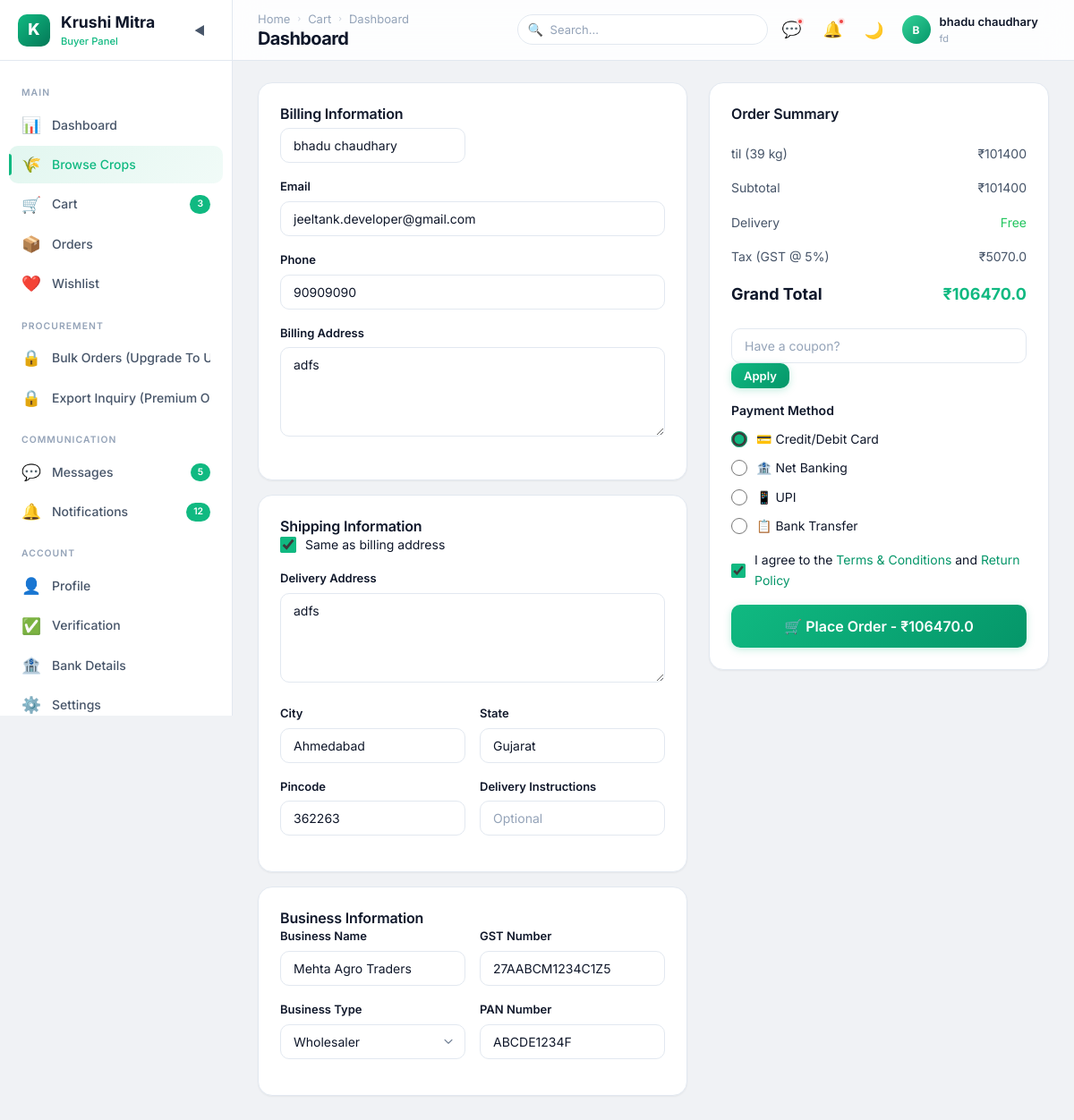
Page /buyer/checkout/ (signed in) on the earlier database version.
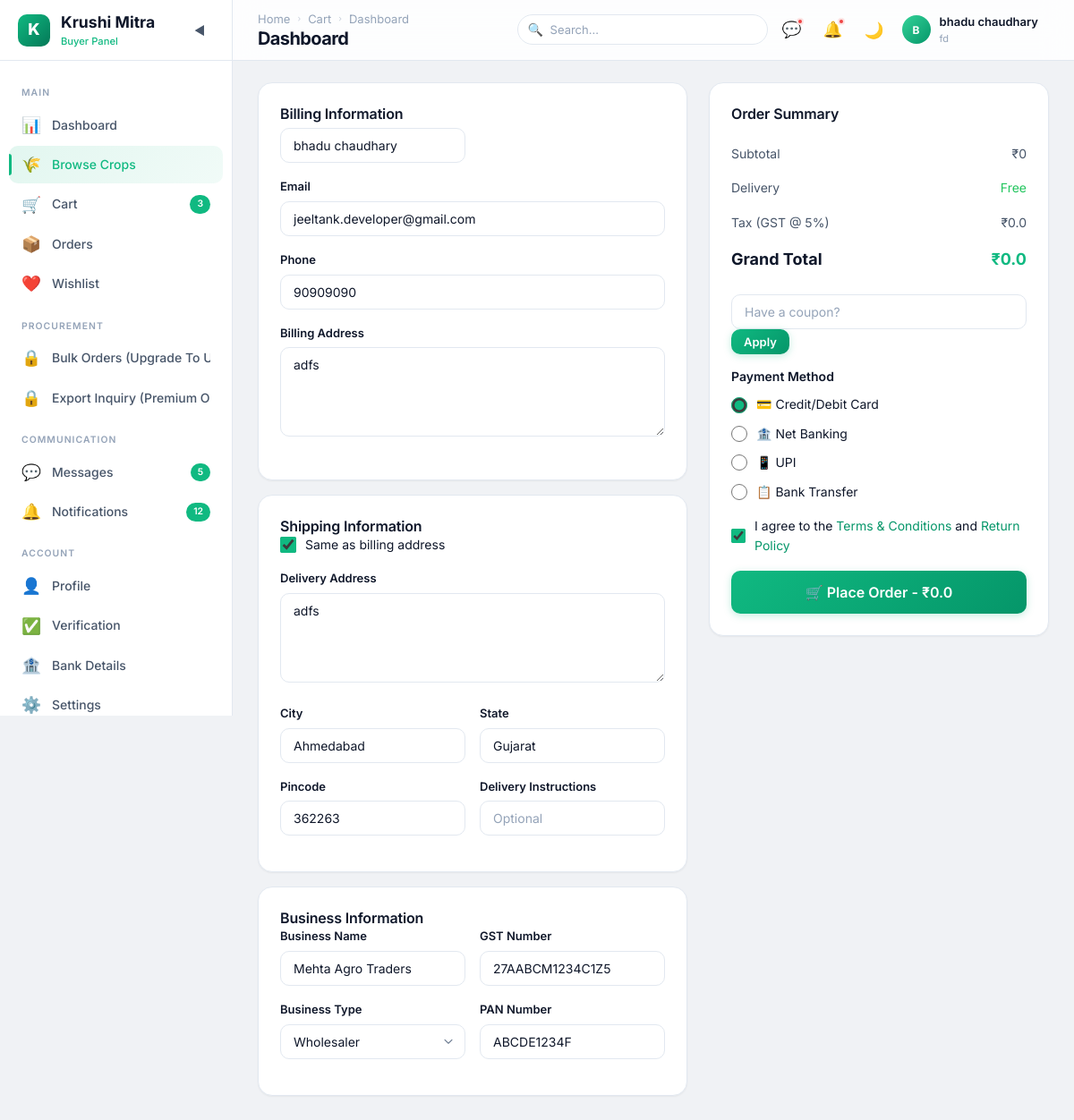
Same page on the later database version.
### buyer/models.py (models this page shows, shortened)
class CartItem(models.Model):
    cart = models.ForeignKey(Cart,on_delete=models.CASCADE,related_name='items')
    crop = models.ForeignKey(crop,on_delete=models.CASCADE,related_name='crop')
    quantity = models.PositiveIntegerField(default=1)
    added_at = models.DateTimeField(auto_now_add=True)
    class Meta:
        unique_together = ('cart', 'crop')
    @property
    def subtotal(self):
        return self.crop.price * self.quantity

class Cart(models.Model):
    user = models.OneToOneField(
        User,
        on_delete=models.CASCADE,
        related_name='cart'
    )
    tax_per = models.IntegerField(blank=True, null=True,default=5)
    total_kg = models.IntegerField(blank=True, null=True)
    cart_limit = models.IntegerField(blank=True, null=True,default=1000)
    created_at = models.DateTimeField(auto_now_add=True)
    updated_at = models.DateTimeField(auto_now=True)
    @property
    def total_price(self):
        return sum(item.subtotal for item in self.items.all())
    @property
    def tax(self):
        return (self.total_price * self.tax_per) / 100
    @property
    def final_price(self):
        return self.total_price + self.tax

### farmer/models.py (models this page shows, shortened)
class crop(models.Model):
    CATEGORY_CHOICES = (
        ('grain cereals', 'Grain cereals'),
        ('vegetables', 'Vegetables'),
        ('fruits', 'Fruits'),
        ('pulses', 'Pulses'),
        ('spices', 'Spices'),
        ('cotton', 'Cotton'),
    )
    user = models.ForeignKey(User,on_delete=models.CASCADE,related_name="seller")
    cropname = models.CharField(max_length=20)
    category = models.CharField(max_length=20 , choices = CATEGORY_CHOICES)
    quantity = models.IntegerField()
    price = models.IntegerField()
    description = models.TextField(null=True, blank=True)
    image = models.FileField(upload_to='crop/images/', null=True, blank=True)
    is_approved = models.BooleanField(default=False)
    created_at = models.DateTimeField(auto_now_add=True)

### farmer/views.py (the view)
        def wrapper(request, *args, **kwargs):
            if "contact" in request.session:
                try:
                    user = User.objects.get(contact=request.session['contact'])
                    request.uid = user
                    if user.role not in allowed_roles:
                        messages.error(request, "Access Denied")
                        return redirect('login')
                    return view_function(request, *args, **kwargs)
                except User.DoesNotExist:
                    return redirect('login')
            return redirect('login')

### buyer/views.py (called while the page is built, shortened)
@check_login(['Buyer'])
def buyer_checkout(request):
    import json
    from decimal import Decimal
    uid = request.uid
    buyr = Buyer.objects.get(user=uid)
    cart = Cart.objects.get(user = uid)
    cart_items = CartItem.objects.filter(cart=cart)
    premium_type = premium_buyer.objects.get(user=buyr)
    total_quantity = 0
    quantity_limit = cart.cart_limit
    coupons = discount_coupon.objects.filter(is_active=True).values('code', 'discount_type', 'discount_value', 'label', 'minimum_amount')
    coupon_data = list(coupons)
    for c in coupon_data:
        c['discount_value'] = float(c['discount_value'])
        c['minimum_amount'] = float(c['minimum_amount'])
    context = {"uid":uid,"cart":cart,"cart_items":cart_items ,'buyr':buyr,'premium_type':premium_type,'buyr':buyr, "coupons": json.dumps(coupon_data)}
    return render(request, "buyer/checkout.html",context)

### buyer/templates/buyer/checkout.html (shortened to what the changed rows need)
<!DOCTYPE html>
{% load static %}
<html lang="en" data-theme="light">
<head>
  <link rel="stylesheet" href="{% static 'buyer/css/style.css' %}">
  <link rel="stylesheet" href="{% static 'buyer/css/checkout.css' %}">
</head>
<body>
  <div class="app-layout">
    <div class="main-wrapper">
      <header class="navbar">
        <div class="navbar-left"><button class="mobile-menu-btn">☰</button>
          <div>
            <h1 class="page-title">Checkout</h1>
          </div>
        </div>
      </header>
      <main class="main-content">
        <div class="checkout-layout page-reveal">
          <div class="checkout-summary">
            <form action="{% url 'buyer_checkout'%}" method="post">
              <div class="card">
                <h3 class="card-title" style="margin-bottom:16px;">Order Summary</h3>
                {%for item in cart_items%}
                <div class="checkout-summary-item"><span>{{item.crop.cropname}} ({{item.quantity}}
                    kg)</span><span>₹{{item.subtotal}}</span></div>
                {%endfor%}
                <div class="checkout-summary-item"><span>Subtotal</span><span>₹{{cart.total_price}}</span></div>
                <div class="checkout-summary-item"><span>Delivery</span><span class="text-green">Free</span></div>
                <div class="checkout-summary-item"><span>Tax (GST @ {{cart.tax_per}}%)</span><span>₹{{cart.tax}}</span>
                </div>
                <div class="checkout-summary-item total"><span>Grand Total</span><span id="grand-total">₹{{cart.final_price}}</span>
                </div>
                <div class="coupon-section mt-4">
                  <div class="coupon-input-group">
                  </div>
                </div>
                <div class="checkout-payment mt-4">
                  <h4 style="font-size:0.875rem;font-weight:600;margin-bottom:12px;">Payment Method</h4>
                  <div class="payment-options">
                  </div>
                </div>
                <div class="form-check mt-4">
                  <input type="checkbox" id="terms" checked>
                  <label for="terms">I agree to the <a href="#" style="color:var(--text-link);">Terms & Conditions</a>
                    <a href="#" style="color:var(--text-link);">Return Policy</a></label>
                </div>
                <button class="btn btn-primary btn-lg btn-block mt-4"
                  onclick="showToast('success','Order Placed!','Your order has been placed successfully. Order ID: ORD-2024-0892');setTimeout(()=>window.location='orders.html',1500);">
                  🛒 Place Order - ₹{{cart.final_price}}
                </button>
              </div>
            </form>
          </div>
        </div>
      </main>
    </div>
  </div>
</body>
</html>

Differences in the rows shown:
removed CartItem: crop.cropname "til", quantity "39", subtotal "101400"
changed Cart: total_price "101400" → "0"; tax "5070.0" → "0.0"; final_price "106470.0" → "0.0"
